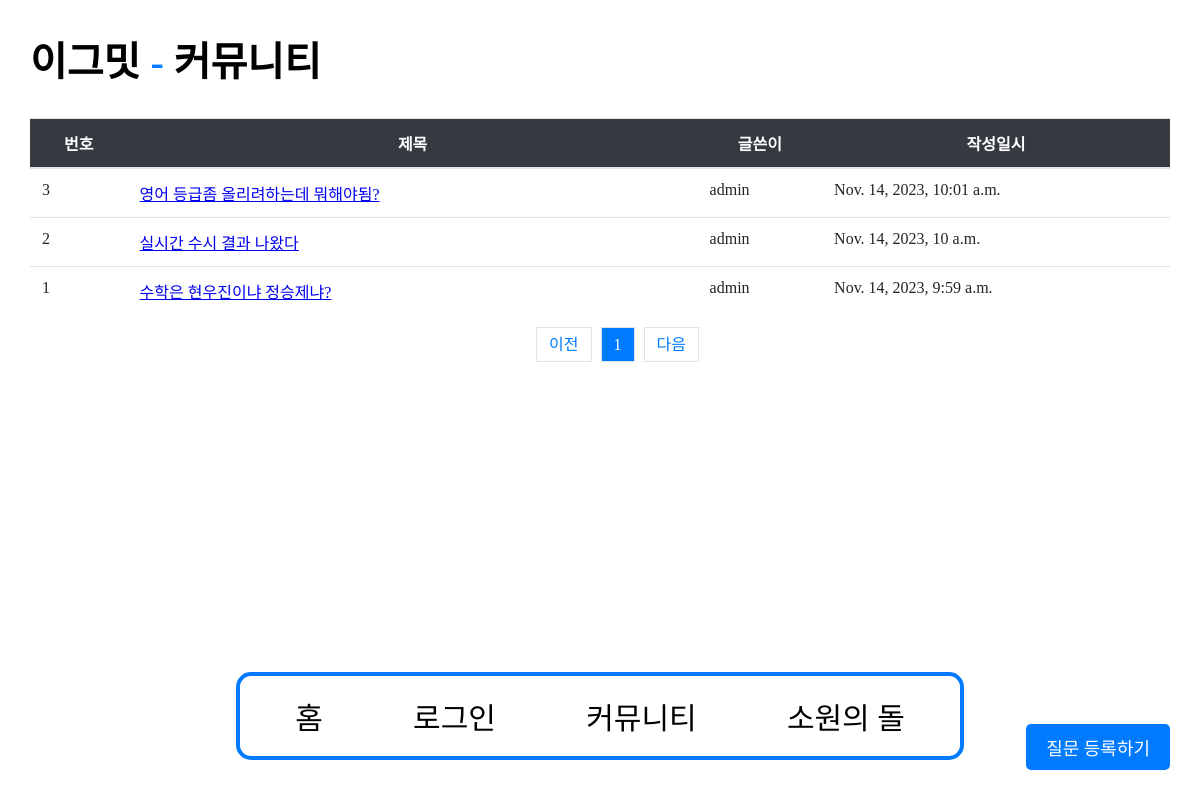
The app's page /community/, older data.
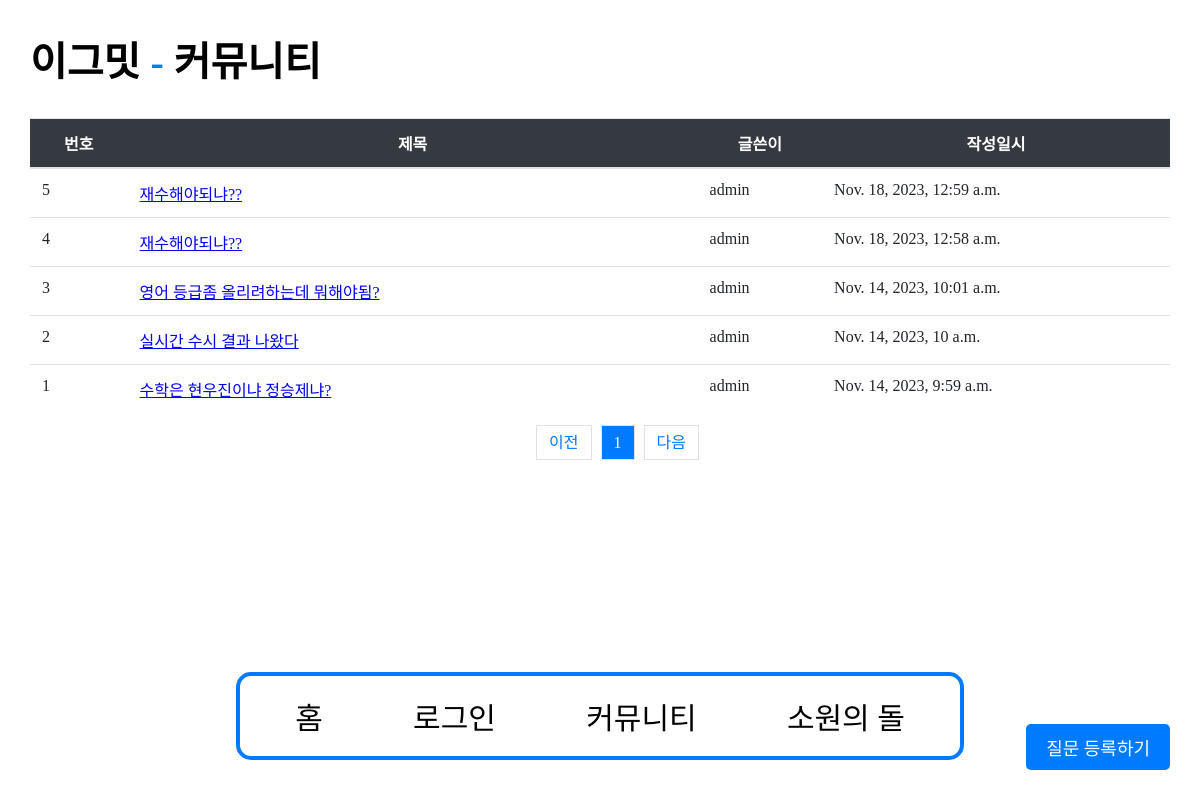
The same page, newer data.
### community/models.py (models this page shows)
class Question(models.Model):
    author = models.ForeignKey(User, on_delete=models.CASCADE)
    subject = models.CharField(max_length=200)
    content = models.TextField()
    create_date = models.DateTimeField()
    modify_date = models.DateTimeField(null=True, blank=True)

### community/views.py (the view)
# urls.py: path('', views.indexx, name='question_list'),
def indexx(request):
    page = request.GET.get('page', '1')  # 페이지
    question_list = Question.objects.order_by('-create_date')
    paginator = Paginator(question_list, 10)  # 페이지당 10개씩 보여주기
    page_obj = paginator.get_page(page)
    context = {'question_list': page_obj}
    return render(request, 'community/question_list.html', context)

### community/templatetags/pybo_filter.py (called while the page is built)
@register.filter
def sub(value, arg):
    return value - arg

### todolist/templates/community/question_list.html (shortened to what this page needs)
{% load pybo_filter %}
{% block content %}
{% load static %}
<link
      rel="stylesheet"
      type="text/css"
      href="{% static 'question_list.css' %}"
    />
<h1 class='logo-text'>이그밋<span> - </span>커뮤니티</h1>
<div class="container my-3">
    <table class="table">
        <thead>
          <tr class="text-center table-dark">
            <th>번호</th>
            <th style="width:50%">제목</th>
            <th>글쓴이</th>
            <th>작성일시</th>
        </tr>
        </thead>
        <tbody>
        {% if question_list %}
        {% for question in question_list %}
        <tr class="text-center">
            <td>
              {{ question_list.paginator.count|sub:question_list.start_index|sub:forloop.counter0|add:1 }}
            </td>
            <td>
                <a href="{% url 'community:detail' question.id %}">{{ question.subject }}</a>
            </td>
            <td>{{ question.author.username }}</td>
            <td>{{ question.create_date }}</td>
        </tr>
        {% endfor %}
        {% else %}
        <tr>
            <td colspan="4">질문이 없습니다.</td>
        </tr>
        {% endif %}
        </tbody>
    </table>
    <ul class="pagination justify-content-center">
        {% if question_list.has_previous %}
        <li class="page-item">
            <a class="page-link" href="?page={{ question_list.previous_page_number }}">이전</a>
        </li>
        {% else %}
        <li class="page-item disabled">
            <a class="page-link" tabindex="-1" aria-disabled="true" href="#">이전</a>
        </li>
        {% endif %}
        {% for page_number in question_list.paginator.page_range %}
        {% if page_number >= question_list.number|add:-5 and page_number <= question_list.number|add:5 %}
        {% if page_number == question_list.number %}
        <li class="page-item active" aria-current="page">
            <a class="page-link" href="?page={{ page_number }}">{{ page_number }}</a>
        </li>
        {% else %}
        <li class="page-item">
            <a class="page-link" href="?page={{ page_number }}">{{ page_number }}</a>
        </li>
        {% endif %}
        {% endif %}
        {% endfor %}
        {% if question_list.has_next %}
        <li class="page-item">
            <a class="page-link" href="?page={{ question_list.next_page_number }}">다음</a>
        </li>
        {% else %}
        <li class="page-item disabled">
            <a class="page-link" tabindex="-1" aria-disabled="true" href="#">다음</a>
        </li>
        {% endif %}
    </ul>
    <a href="{% url 'community:question_create' %}" class="question_deungrok">질문 등록하기</a>
</div>
<div class="bottom-navbar">
    <a href="{% url 'todolist:task_list' %}" class="nav-item">홈</a>
    {% if user.is_authenticated %}
    <a class="nav-item" href="{% url 'common:logout' %}">로그아웃 ({{ user.username }})</a>
    {% else %}
    <a href="{% url 'common:login' %}" class="nav-item">로그인</a>
    {% endif %}
    <a href="{% url 'community:question_list' %}" class="nav-item">커뮤니티</a>
    <a href="{% url 'wishes:wish_list' %}" class="nav-item">소원의 돌</a>
  </div>
{% endblock %}

Row changes from the older to the newer data that the page shows:
added Question: paginator.count|sub "5", subject "재수해야되냐??", author.username "admin", create_date "Nov. 18, 2023, 12:59 a.m."
added Question: paginator.count|sub "4", subject "재수해야되냐??", author.username "admin", create_date "Nov. 18, 2023, 12:58 a.m."
